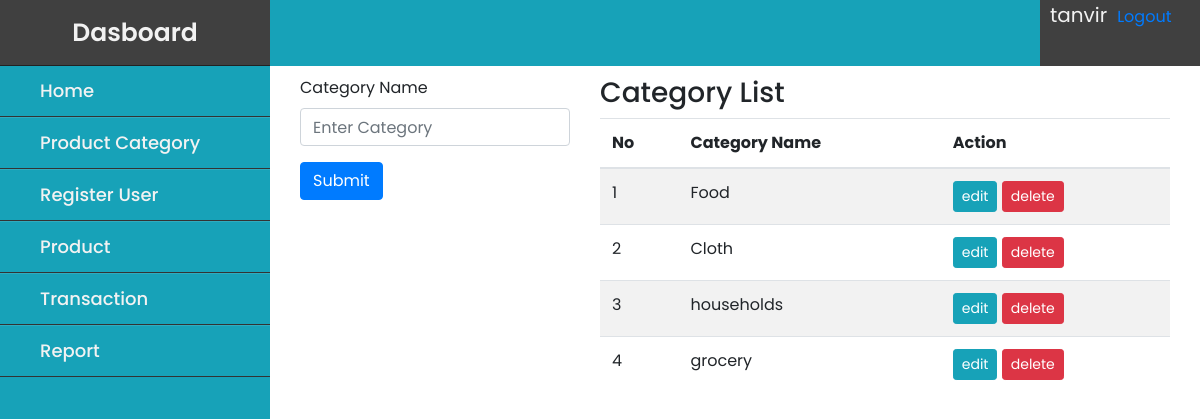
/category.php (signed in), run on the app's committed database.
### tables this page shows
CREATE TABLE `category` (
  `cat_id` int(11) NOT NULL,
  `cat_name` varchar(200) NOT NULL
);

### category.php (the view, shortened to what this page needs)
<?php
$servername = "localhost";
$username = "root";
$password = "";
$dbname = "supershop";
$conn = mysqli_connect($servername, $username, $password, $dbname);
    if($_SESSION['role']=="admin"){
        include_once'dashadmin.php';
    }else{
        header('location:index.php');
    }
?>
<html>
    <head>
<link rel="stylesheet" href="css/bootstrap.min.css">
<link rel="stylesheet" href="css/fontawesome.min.css">
<link rel="stylesheet" href="css/all.min.css">
<link rel="stylesheet" href="css/category.css">
<link rel="stylesheet" href="css/dashboard.css">
</head>
    <body>
<nav class="nav-header">
<div class="nav-user-menu">
<div class="drop-down">
<?php echo '<span class="username">' .  $_SESSION['username'] . '</span>'; ?>
<a href="logout.php">Logout</a>
</div>
</div>
</nav>
<div class="row">
     <div class="col-md-4">
     <form action="" method="POST">
                  <div class="box-body">
                    <div class="form-group">
                      <label for="category">Category Name</label>
                      <input type="text" class="form-control" name="category" placeholder="Enter Category">
                    </div>
                  </div>
                  <div class="box-footer">
                      <button type="submit" class="btn btn-primary" name="submit">Submit</button>
                  </div>
                </form>
</div>
     <div class="col-md-8">
     <div class="box">
          <div class="box-header with-border">
            <h3 class="box-title">Category List</h3>
          </div>
          <div class="box-body" style="overflow-x:auto;">
            <table class="table table-striped" id="myCategory">
                <thead>
                    <tr>
                        <th>No</th>
                        <th>Category Name</th>
                        <th>Action</th>
                    </tr>
                </thead>
                <tbody>
                <?php
                $sql="SELECT * FROM category";
                $result = mysqli_query($conn, $sql);
                while($row = mysqli_fetch_assoc($result)){
                    $tol=json_decode(json_encode($row),FALSE);
                    ?>
                  <tr>
                    <td><?php echo $tol->cat_id; ?></td>
                    <td><?php echo $tol->cat_name; ?></td>
                    <td>
                        <a href="edit_category.php?id=<?php echo $tol->cat_id; ?>"
                        class="btn btn-info btn-sm" name="btn_edit">edit</a>
                        <a href="delete_category.php?id=<?php echo $tol->cat_id; ?>"
                        onclick="return confirm('Delete Category?')"
                        class="btn btn-danger btn-sm" name="btn_delete">delete</a>
                    </td>
                  </tr>
                <?php
                }
                ?>
                </tbody>
            </table>
          </div>
        </div>
     </div>
</div>
    </body>
</html>

### css/dashadmin.css (style rules this page uses)
* { margin: 0; padding: 0; box-sizing: border-box; font-family: sans-serif; }

### css/dashboard.css (style rules this page uses)
* { font-family: 'Poppins', sans-serif; box-sizing: border-box; }
.nav-header { height: 66px; background: #17a2b8; width: 100%; }
.nav-user-menu { float: right; height: 66px; width: 160px; background-color:#404040; }
.username { color:#f2f2f2; background:#404040; padding: 10px; font-size: 20px; font-weight: 400; height: 35px; }
.row { padding-left: 300px; width: 100%; padding-top: 10px; }

### data on the page
category: cat_id "1", cat_name "Food"
category: cat_id "2", cat_name "Cloth"
category: cat_id "3", cat_name "households"
category: cat_id "4", cat_name "grocery"

### other printed values
$_SESSION['username'] "tanvir"
